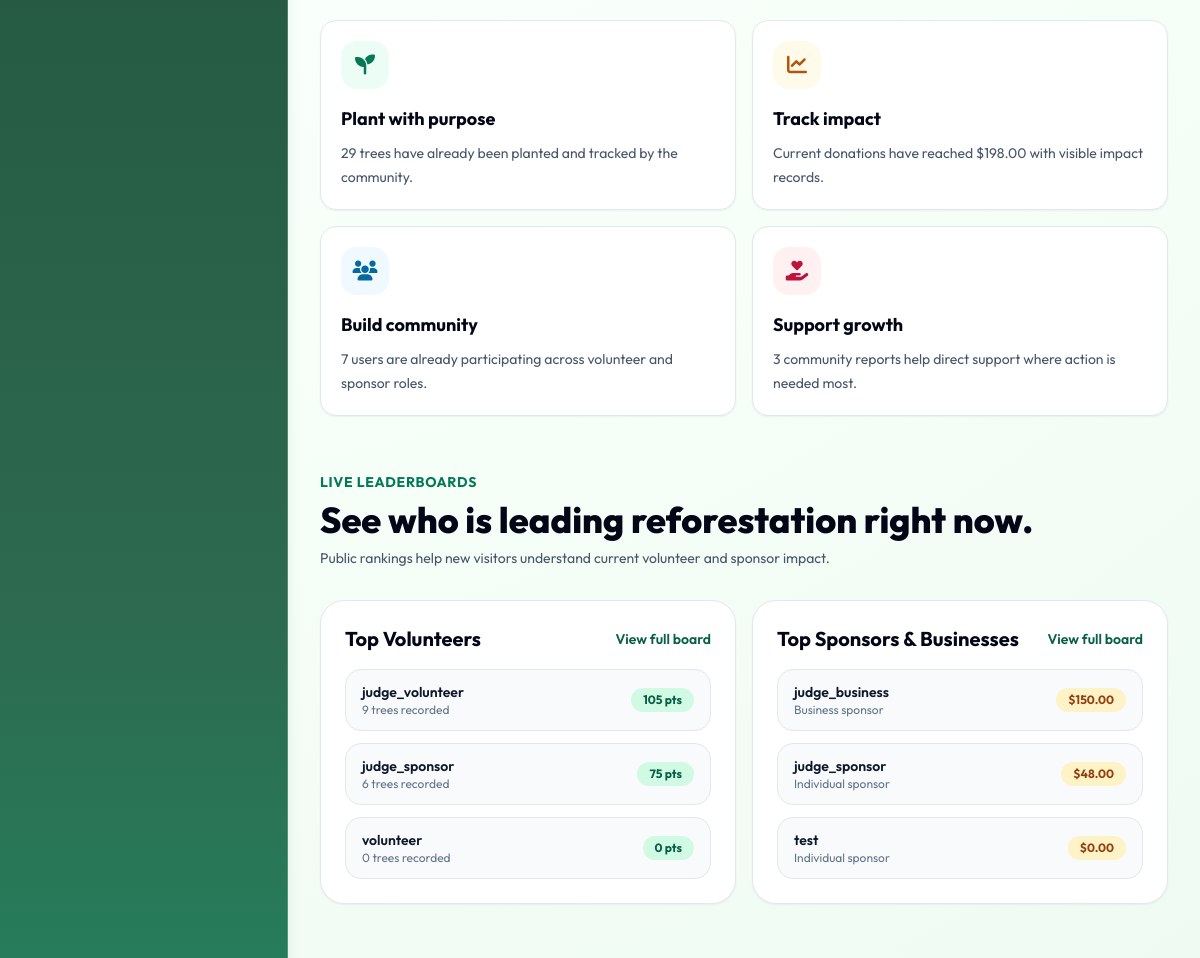
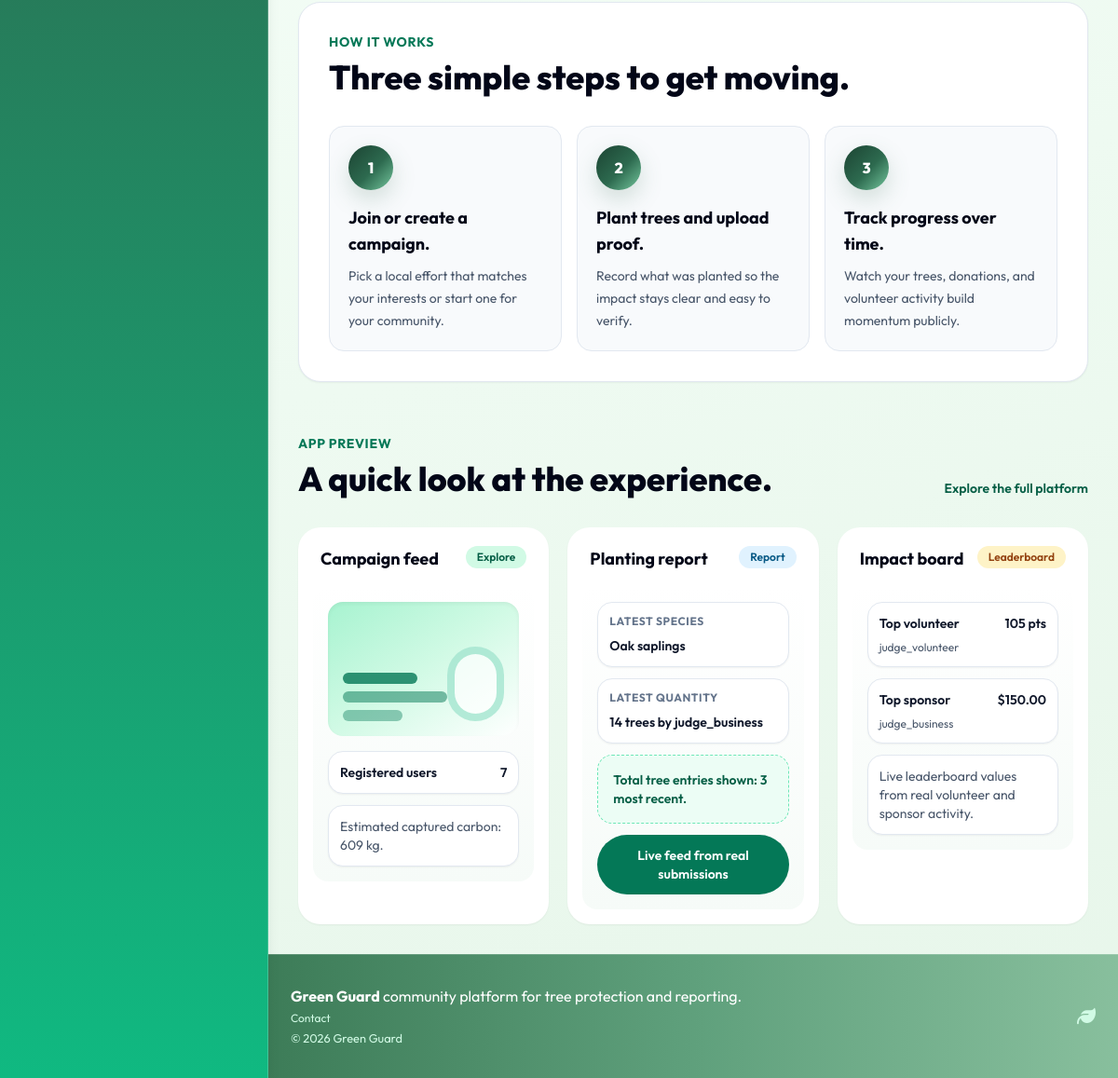
Before: / (lower part) with the older database file (2 pictures, top to bottom).
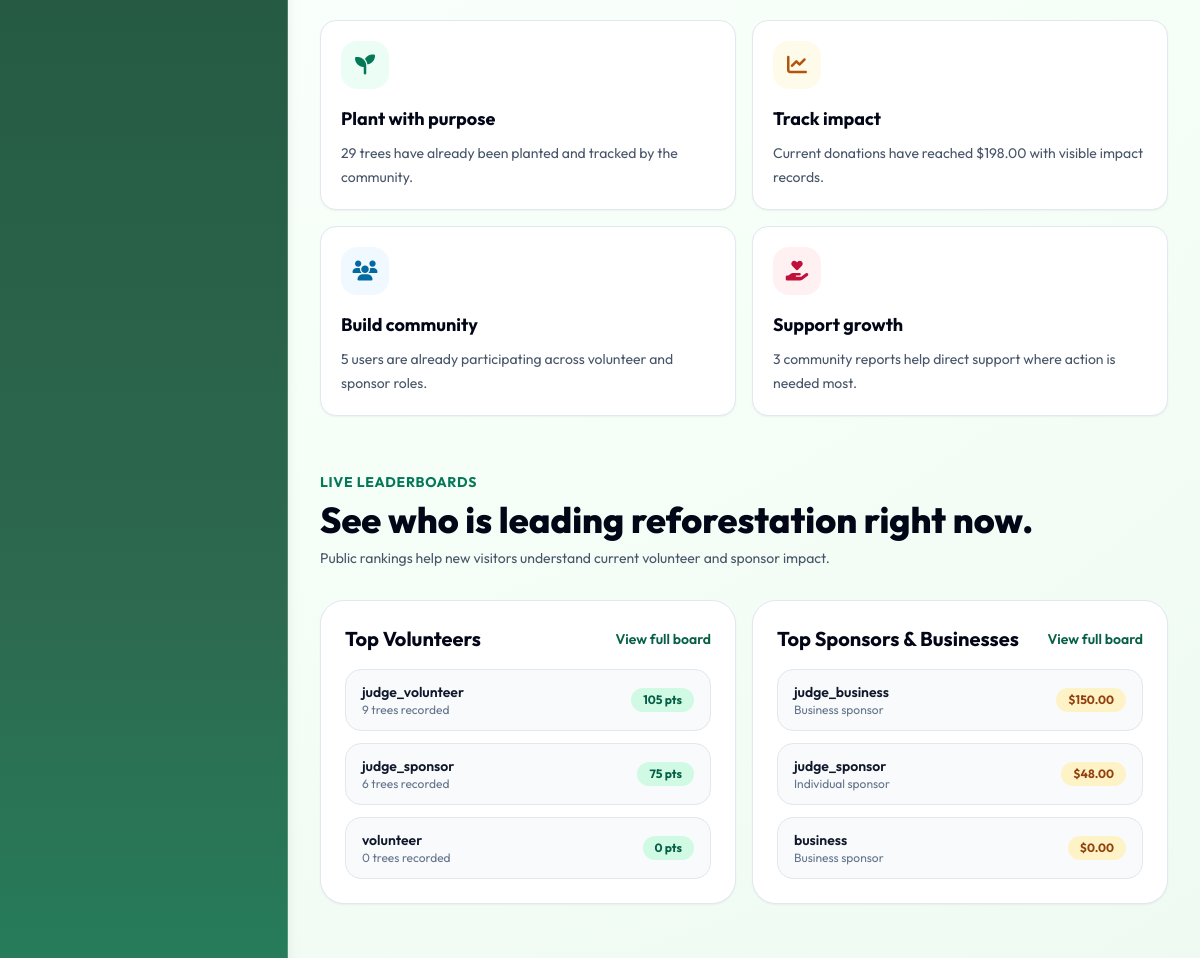
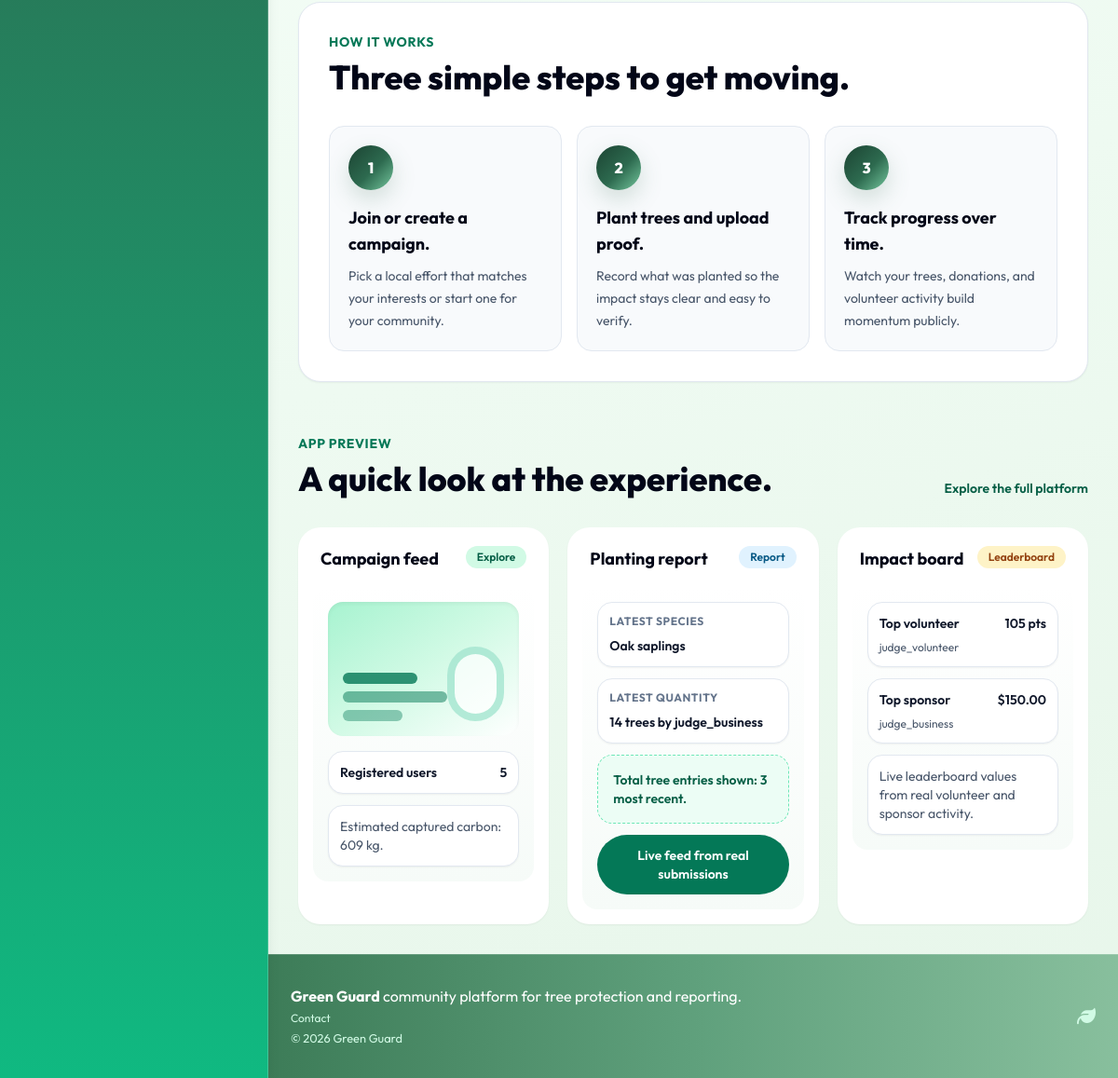
After: the same page with the newer database file (2 pictures, top to bottom).
### models.py (models this page shows, shortened)
class User(UserMixin, db.Model):
    id = db.Column(db.Integer, primary_key=True)
    username = db.Column(db.String(80), unique=True, nullable=False)
    email = db.Column(db.String(120), unique=True, nullable=False)
    password_hash = db.Column(db.String(255), nullable=False)
    role = db.Column(db.String(30), default="individual", nullable=False)
    is_admin = db.Column(db.Boolean, default=False, nullable=False)
    verification_status = db.Column(
        db.String(20), default="approved", nullable=False
    )
    verified_at = db.Column(db.DateTime)
    verified_by_id = db.Column(db.Integer, db.ForeignKey("user.id"))
    created_at = db.Column(
        db.DateTime, default=datetime.utcnow, nullable=False)
    verified_by = db.relationship(
        "User",
        remote_side=[id],
        foreign_keys=[verified_by_id],
        post_update=True,
    )
    tree_records = db.relationship(
        "TreeRecord", backref="user", lazy=True, cascade="all, delete-orphan"
    )
    cutting_reports = db.relationship(
        "CuttingReport", backref="user", lazy=True, cascade="all, delete-orphan"
    )
    volunteer_signups = db.relationship(
        "VolunteerCampaignSignup", backref="user", lazy=True, cascade="all, delete-orphan"
    )
    support_donations = db.relationship(
        "SupportDonation", backref="user", lazy=True, cascade="all, delete-orphan"
    )
    created_campaigns = db.relationship(
        "Campaign", backref="creator", lazy=True, foreign_keys="Campaign.creator_user_id"
    )
    merch_purchases = db.relationship(
        "MerchPurchase", backref="user", lazy=True, cascade="all, delete-orphan"
    )

### routes/main.py (the view)
@main_bp.route("/")
def index():
    if current_user.is_authenticated:
        if current_user.is_admin:
            return redirect(url_for("admin.dashboard"))
        return redirect_for_role(current_user.role)
    total_trees = TreeRecord.query.with_entities(TreeRecord.quantity).all()
    total_tree_count = sum(item.quantity for item in total_trees)
    total_reports = CuttingReport.query.count()
    total_users = User.query.filter(User.is_admin.is_(False)).count()
    total_donations = sum(float(item.amount)
                          for item in SupportDonation.query.all())
    participant_user_ids = set()
    participant_user_ids.update(
        user_id for (user_id,) in TreeRecord.query.with_entities(TreeRecord.user_id).all() if user_id
    )
    participant_user_ids.update(
        user_id for (user_id,) in CuttingReport.query.with_entities(CuttingReport.user_id).all() if user_id
    )
    participant_user_ids.update(
        user_id for (user_id,) in SupportDonation.query.with_entities(SupportDonation.user_id).all() if user_id
    )
    participant_user_ids.update(
        user_id for (user_id,) in VolunteerCampaignSignup.query.with_entities(VolunteerCampaignSignup.user_id).all() if user_id
    )
    participant_count = len(participant_user_ids)
    volunteer_users = User.query.filter(
        User.is_admin.is_(False),
        User.role != "business",
    ).all()
    volunteer_rows = []
    for user in volunteer_users:
        score_data = _calculate_volunteer_score(user)
        volunteer_rows.append(
            {
                "user": user,
                "points": score_data["total_points"],
                "trees": score_data["tree_count"],
            }
        )
    volunteer_rows.sort(
        key=lambda row: (row["points"], row["trees"],
                         row["user"].username.lower()),
        reverse=True,
    )
    top_volunteers = volunteer_rows[:3]
    sponsor_rows = []
    sponsors = User.query.filter(
        User.is_admin.is_(False),
        User.role.in_(["business", "individual"]),
    ).all()
    for sponsor in sponsors:
        total_amount = sum(
            float(item.amount)
            for item in SupportDonation.query.filter_by(user_id=sponsor.id).all()
        )
        sponsor_rows.append({"user": sponsor, "total_amount": total_amount})
    sponsor_rows.sort(
        key=lambda row: (row["total_amount"], row["user"].username.lower()),
        reverse=True,
    )
    top_sponsors = sponsor_rows[:3]
    latest_trees = (
        TreeRecord.query.order_by(TreeRecord.created_at.desc())
        .limit(20)
        .all()
    )
    latest_trees_json = [
        {
            "species": tree.species,
            "quantity": tree.quantity,
            "latitude": tree.latitude,
            "longitude": tree.longitude,
            "username": tree.user.username,
        }
        for tree in latest_trees
    ]
    co2_kg = total_tree_count * 21
    co2_display = f"{co2_kg} kg"
    if co2_kg >= 1000:
        co2_display = f"{co2_kg / 1000:.2f} tonnes"
    return render_template(
        "shared/home.html",
        total_trees=total_tree_count,
        total_reports=total_reports,
        total_users=total_users,
        participant_count=participant_count,
        total_donations=total_donations,
        co2_display=co2_display,
        top_volunteers=top_volunteers,
        top_sponsors=top_sponsors,
        latest_trees_json=latest_trees_json,
    )

### routes/main.py (called while the page is built)
def _calculate_volunteer_score(user: User) -> dict:
    trees = TreeRecord.query.filter_by(user_id=user.id).all()
    reports = CuttingReport.query.filter_by(user_id=user.id).all()
    campaigns_created = Campaign.query.filter_by(
        creator_user_id=user.id).count()
    tree_count = sum(tree.quantity or 0 for tree in trees)
    report_count = len(reports)
    tree_points = tree_count * 10
    report_points = report_count * 15
    campaign_points = campaigns_created * 30
    total_points = tree_points + report_points + campaign_points
    return {
        "tree_count": tree_count,
        "report_count": report_count,
        "campaigns_created": campaigns_created,
        "total_points": total_points,
    }

### templates/shared/home.html (shortened to what the changed rows need)
{% extends 'base.html' %}
{% block content %}
  <div class="mx-auto w-full max-w-7xl px-4 py-8 sm:px-6 lg:px-8">
    <section class="mt-14">
      <div class="mt-8 grid gap-4 md:grid-cols-2 xl:grid-cols-4">
        <article class="gg-home-feature-card rounded-2xl border border-slate-200 bg-white p-5 shadow-sm">
          <div class="flex h-12 w-12 items-center justify-center rounded-2xl bg-sky-50 text-sky-700">
            <i class="fas fa-users text-xl"></i>
          </div>
          <h3 class="mt-4 text-lg font-bold text-slate-950">Build community</h3>
          <p class="mt-2 text-sm leading-6 text-slate-600">{{ total_users }} users are already participating across volunteer and sponsor roles.</p>
        </article>
      </div>
    </section>
    <section class="mt-14">
      <div class="flex flex-col gap-3 sm:flex-row sm:items-end sm:justify-between">
        <div>
          <h2 class="mt-2 text-3xl font-extrabold text-slate-950 sm:text-4xl">See who is leading reforestation right now.</h2>
        </div>
      </div>
      <div class="mt-8 grid gap-4 lg:grid-cols-2">
        <article class="rounded-3xl border border-slate-200 bg-white p-5 shadow-sm sm:p-6">
          <ul class="mt-4 space-y-3">
            {% for row in top_sponsors %}
              <li class="flex items-center justify-between rounded-2xl border border-slate-200 bg-slate-50 px-4 py-3">
                <div>
                  <p class="text-sm font-semibold text-slate-900">{{ row.user.username }}</p>
                  <p class="text-xs text-slate-500">{{ row.user.role|title }} sponsor</p>
                </div>
                <span class="rounded-full bg-amber-100 px-3 py-1 text-xs font-bold text-amber-800">${{ '%.2f'|format(row.total_amount) }}</span>
              </li>
            {% else %}
              <li class="rounded-2xl border border-slate-200 bg-slate-50 px-4 py-3 text-sm text-slate-600">No sponsor activity yet.</li>
            {% endfor %}
          </ul>
        </article>
      </div>
    </section>
    <section class="mt-14">
      <div class="rounded-3xl border border-slate-200 bg-white p-6 shadow-sm sm:p-8">
        <h2 class="mt-2 text-3xl font-extrabold text-slate-950 sm:text-4xl">Three simple steps to get moving.</h2>
      </div>
    </section>
    <section class="mt-14">
      <div class="flex flex-col gap-3 sm:flex-row sm:items-end sm:justify-between">
        <div>
          <h2 class="mt-2 text-3xl font-extrabold text-slate-950 sm:text-4xl">A quick look at the experience.</h2>
        </div>
      </div>
      <div class="mt-8 grid gap-5 lg:grid-cols-3">
        <article class="gg-home-device overflow-hidden rounded-3xl bg-white p-4 shadow-sm">
          <div class="gg-home-device-screen rounded-2xl p-4">
            <div class="mt-4 space-y-3">
              <div class="rounded-2xl border border-slate-200 bg-white p-3 shadow-sm">
                <div class="flex items-center justify-between text-sm font-semibold text-slate-900">
                  <span>Registered users</span>
                  <span>{{ total_users }}</span>
                </div>
              </div>
            </div>
          </div>
        </article>
      </div>
    </section>
  </div>
{% endblock %}

Changed rows visible on the page:
removed User: user.username "test", user.role "Individual"
now on this page (row unchanged): User: user.username "business", user.role "Business"
Other visible differences:
{{ total_users }}: "7" → "5"
new list line: "sponsor $ 0.00"
list line gone: "sponsor $ 0.00"
